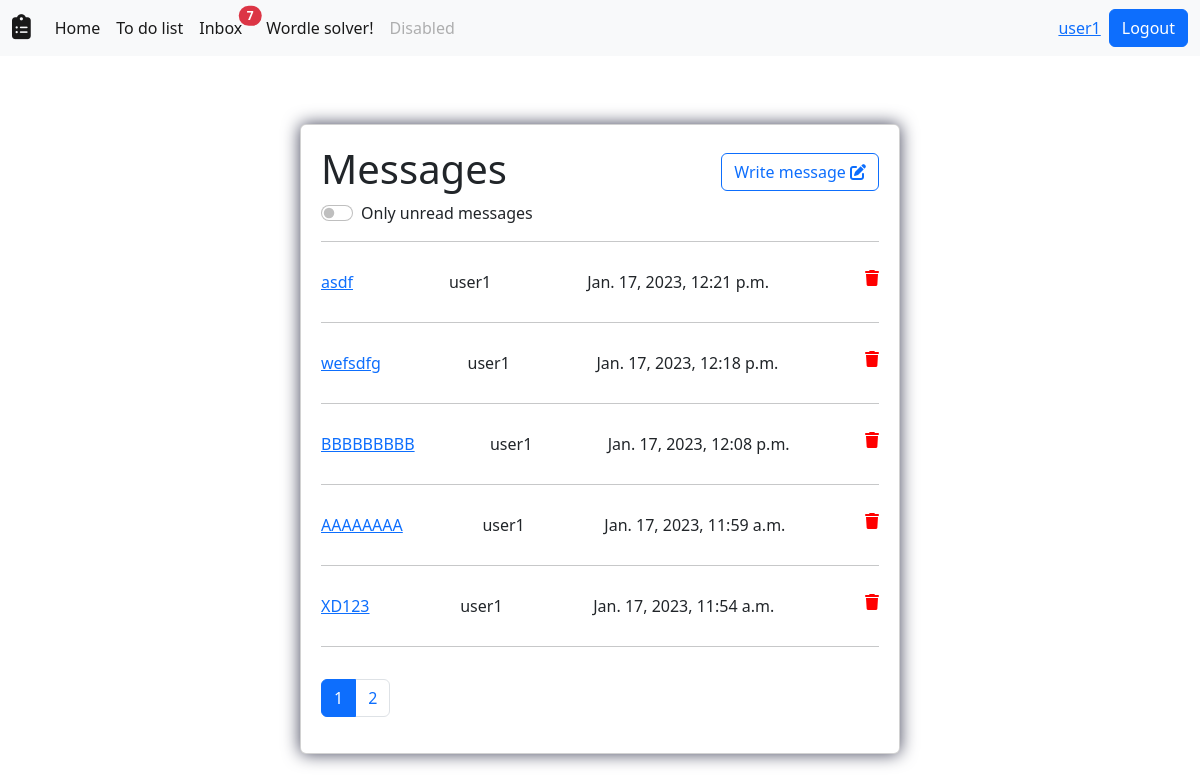
Screenshot of /users/inbox/1/ (signed in) with the database file from the repository.
### users/models.py (models this page shows)
class Profile(models.Model):
    user = models.OneToOneField(User, on_delete=models.CASCADE,blank=True,null=True)
    @property
    def unread_messages(self):
        unread = Message.objects.filter(recipient=self.user,is_read=False).count()
        return unread

class Message(models.Model):
    sender = models.ForeignKey(User, on_delete=models.CASCADE,null=True,blank=True)
    recipient = models.ForeignKey(User, on_delete=models.CASCADE,related_name='recipient',null=True,blank=True)
    title = models.CharField(max_length=100)
    body = models.TextField(max_length=500,blank=True,null=True)
    is_read = models.BooleanField(default=False)
    created = models.DateTimeField(auto_now_add=True)
    id = models.UUIDField(default=uuid.uuid4,unique=True,primary_key=True,editable=False)
    class Meta:
        ordering = ['is_read','-created']

### users/views.py (the view)
# urls.py: path('inbox/<int:page>/',views.inbox,name='inbox'),
@login_required(login_url='login')
def inbox(request,page):
    if request.GET:
        try:
            request.GET['checked'] == 'on'
            checkbox_value = 'checked'
            try:
                message_id = request.GET['message_id']
                message = Message.objects.get(id=message_id)
                message.delete()
            except:
                pass
            user_messages = Message.objects.filter(recipient=request.user,is_read=False)
        except:
            message_id = request.GET['message_id']
            message = Message.objects.get(id=message_id)
            message.delete()
            checkbox_value = ''
            user_messages = Message.objects.filter(recipient=request.user)
    else:
        checkbox_value = ''
        user_messages = Message.objects.filter(recipient=request.user)
    paginator = Paginator(user_messages,5)
    if page != 1:
        if paginator.page(page - 1).has_next() == False:
            page -= 1
    user_messages_paginated = paginator.page(page)
    context = {'user_messages':user_messages_paginated,
                'paginator':paginator,
                'current_page':page,
                'checkbox_value':checkbox_value}
    return render(request,'users/inbox.html',context)

### users/templates/users/inbox.html (shortened to what this page needs)
{% extends 'base.html' %}
{% block content %}
<div class="center">
    <div class="card">
        <div class="card_head">
            <h1>Messages</h1>
            <form action="{% url 'inbox' current_page %}" method="get" name='theForm'>
                <div class="form-check form-switch">
                    <input class="form-check-input" type="checkbox" role='switch' name="checked" value='on' id="show_unread" {{checkbox_value}} data-checked={{checkbox_value}}>
                    <label class="form-check-label" for="show_unread">
                      Only unread messages
                    </label>
                </div>
            </form>
            <a class='add_task btn btn-outline-primary' role='button' href="{% url 'message_form' current_page False %}">Write message <i class="fa-solid fa-pen-to-square"></i></a>
        </div>
        {% for message in user_messages %}
        <hr>
        {% if message.is_read == False %}
        <div class="message">
            <a class='task_title' href="{% url 'single_message' message.id %}?page={{current_page}}"><p>{{message.title}}</p></a>
            <p>{{message.sender}}</p>
            <p>{{message.created}}</p>
            <form action="" method="get">
                <a class='task_delete' href="{% url 'delete_message' message.id %}?fast_delete=True&page={{current_page}}"><i class="fa-solid fa-trash"></i></a>
            </form>
        </div>
        {% endif %}
        {% endfor %}
        {% if paginator.num_pages > 1 %}
        <hr>
        <nav aria-label="..." class='mt-3'>
                <ul class="pagination">
                    {% for page in paginator.page_range %}
                    {% if page == current_page %}
                    <li class="page-item active" aria-current="page">
                        <span class="page-link">{{page}}</span>
                    </li>
                    {% else %}
                    <li class="page-item"><a class="page-link" href="{% url 'inbox' page %}{% if checkbox_value == 'checked' %}?checked=on{% endif %}">{{page}}</a></li>
                    {% endif %}
                    {% endfor %}
                </ul>
        </nav>
        {% endif %}
    </div>
</div>
{% endblock content %}

### templates/base.html (shortened to what this page needs)
<html lang="en">
    {% load static %}
<head>
    <link rel="stylesheet" href={% static 'main.css' %} type='text/css'>
    <link href="https://cdn.jsdelivr.net/npm/bootstrap@5.2.3/dist/css/bootstrap.min.css" rel="stylesheet">
</head>
<body>
    <nav class="navbar navbar-expand-lg bg-light">
        <div class="container-fluid">
            <a class="navbar-brand" href="{% url 'home' %}">
                <i class="fa-solid fa-clipboard-list fa-lg" id='logo'></i>
            </a>
          <div class="collapse navbar-collapse" id="navbarSupportedContent">
            <ul class="navbar-nav me-auto mb-2 mb-lg-0">
              <li class="nav-item">
                <a class="nav-link active" aria-current="page" href="{% url 'home' %}">Home</a>
              </li>
              <li class="nav-item">
                <a class="nav-link active" href="{% url 'to_do_list' 1 %}">To do list</a>
              </li>
              <li class="nav-item"  style='margin-right:.5em;'>
                <a class="nav-link active" href="{% url 'inbox' 1 %}" style='position:relative;'>Inbox
                  {% if request.user.profile.unread_messages > 0 %}
                    <span class="position-absolute top-10 start-100 translate-middle badge rounded-pill bg-danger">
                      {{request.user.profile.unread_messages}}
                    </span>
                  {% endif %}
                </a>
              </li>
              <li class="nav-item">
                <a class="nav-link active" href="{% url 'wordle_solver' %}">Wordle solver!</a>
              </li>
              <li class="nav-item">
                <a class="nav-link disabled" href="#">Disabled</a>
              </li>
            </ul>
            {% if user.is_authenticated %}
                <a href={% url 'account' %}>{{request.user.username}}</a>
                <a class="btn btn-primary ms-2" href="{% url 'logout' %}" role="button">Logout</a>
            {% else %}
                <a class="btn btn-outline-primary " href="{% url 'login' %}" role="button">Login</a>
                <a class="btn btn-primary ms-2" href="{% url 'register' %}" role="button">Register</a>
            {% endif %}
          </div>
        </div>
    </nav>
{% block content %}
{% endblock content %}
</body>
</html>

### static/main.css (style rules this page uses)
body { background-color:#FFFAFA; height:auto; font-family: Tahoma; }
.center { display: flex; flex-direction: column; justify-content: center; align-items: center; height: 80vh; height:auto; margin:3em 0 3em 0; }
.card { background-color: #F5F5F5; -webkit-box-shadow: 0px 0px 17px 0px rgba(66, 68, 90, 1); -moz-box-shadow: 0px 0px 17px 0px rgba(66, 68, 90, 1); box-shadow: 0px 0px 17px 0px rgba(66, 68, 90, 1); border-radius: 10px; margin: 20px; padding: 20px; width: 600px; flex-direction: column; flex-direction: row; position: relative; }
.card_head { height: 5em; position: relative; }
.add_task { position:absolute; right: 0px; top: .5em; }
.message { display:flex; height: 3em; padding-top: 0.75em; flex-wrap: wrap; justify-content: space-between; }
.task_title { left: 2em; top: 0.75em; }
.task_delete { top: 1em; right: 2em; color:red; }

### rows the page displays
Message: title "asdf", sender "user1", created "Jan. 17, 2023, 12:21 p.m."
Message: title "wefsdfg", sender "user1", created "Jan. 17, 2023, 12:18 p.m."
Message: title "BBBBBBBBB", sender "user1", created "Jan. 17, 2023, 12:08 p.m."
Message: title "AAAAAAAA", sender "user1", created "Jan. 17, 2023, 11:59 a.m."
Message: title "XD123", sender "user1", created "Jan. 17, 2023, 11:54 a.m."

### other values shown
{{ request.user.profile.unread_messages }} "7"
{{ request.user.username }} "user1"
{{ page }} "1"
{{ page }} "2"
